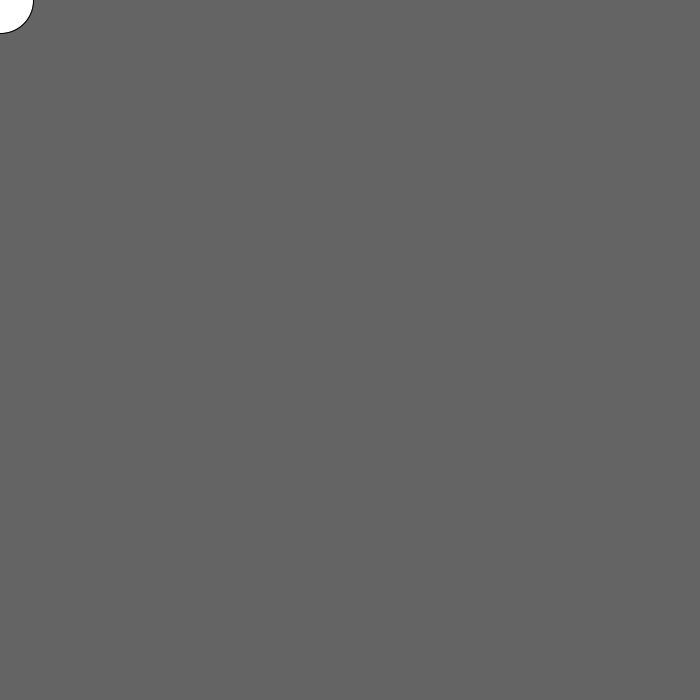
Frame 1 (no input)
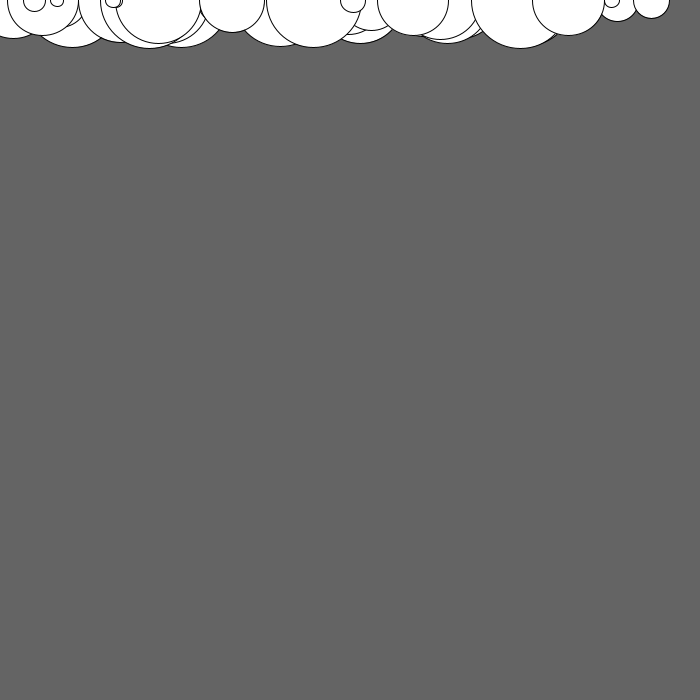
Frame 60 (the mouse pressed at the canvas centre just before this capture)
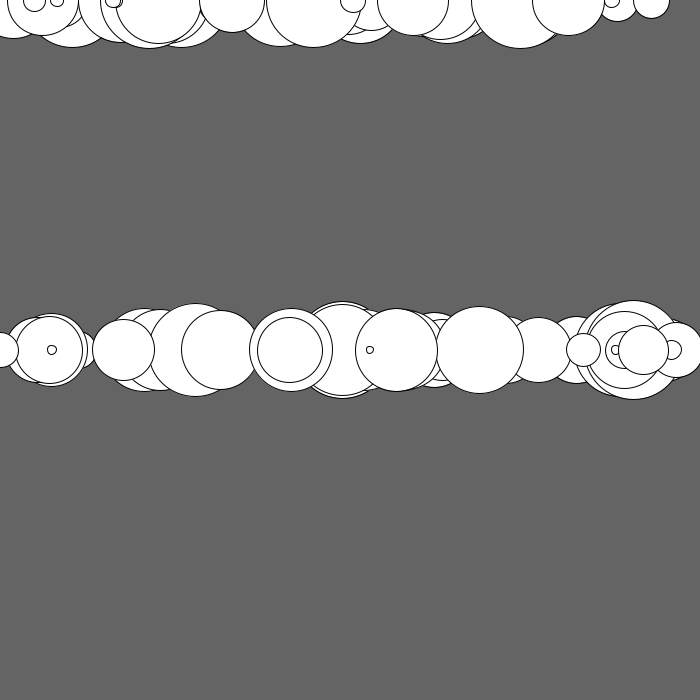
Frame 120 (the mouse held since frame 60 and released just before this capture)

The Processing sketch that drew these frames (run headless with seeded random() and noise(); from frame 60 on, the mouse is pressed at the canvas centre):

// Processing sketch: println_4_4
// ── println_4_4.pde
//using println() -->print line

//You will write code and things won't work. Lines of code won't work. Code doesn't work and you get an error. Often your code will run but it doesn't do what you expected it to do. And which point there is a lot of debugging.

//println("hello") //this will print hello in Processing's messaging console. You could also say println(circleX) and the Processing console will show all the values of circleX as they are created. This gives us a clue when we have a problem.

//we could also write println("circleX:"+circleX); which would provide us with a label for the variable we're printing in the console. This is useful if we're managing lots of variables and printing them all to the console.

float circleX;

void setup(){
  size(700,700);
  background(100);
}

void draw(){
  
  circle(circleX,mouseY,random(5,100));
  
  circleX=random(width);
  
  println(circleX);
}
